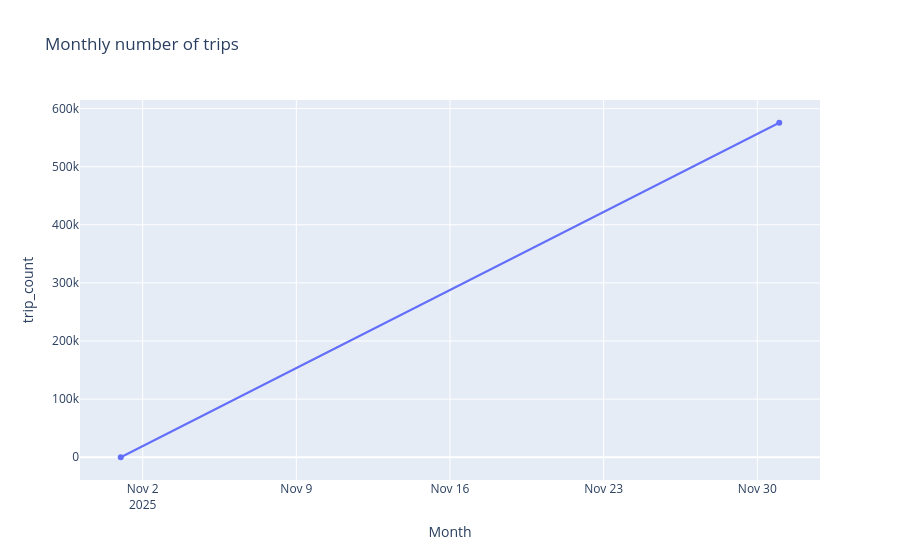

This figure's notebook cell:
### Code cell
fig = px.line(
    trips_per_month,
    x="month",
    y="trip_count",
    markers=True,
    title="Monthly number of trips"
)

fig.update_layout(
    xaxis_title="Month",
    yaxis_title="trip_count"
)

fig.show()

### Figure 1 — Plotly figure (JSON) as saved in the notebook; plotly's stock layout.template omitted (floating-point values rounded to 4 significant figures)
{"data": [{"hovertemplate": "month=%{x}<br>trip_count=%{y}<extra></extra>", "legendgroup": "", "line": {"color": "#636efa", "dash": "solid"}, "marker": {"symbol": "circle"}, "mode": "lines+markers", "name": "", "orientation": "v", "showlegend": false, "type": "scatter", "x": ["2025-12", "2025-11"], "xaxis": "x", "y": [575617, 24], "yaxis": "y"}], "layout": {"legend": {"tracegroupgap": 0}, "title": {"text": "Monthly number of trips"}, "xaxis": {"anchor": "y", "domain": [0, 1], "title": {"text": "Month"}}, "yaxis": {"anchor": "x", "domain": [0, 1], "title": {"text": "trip_count"}}}}
